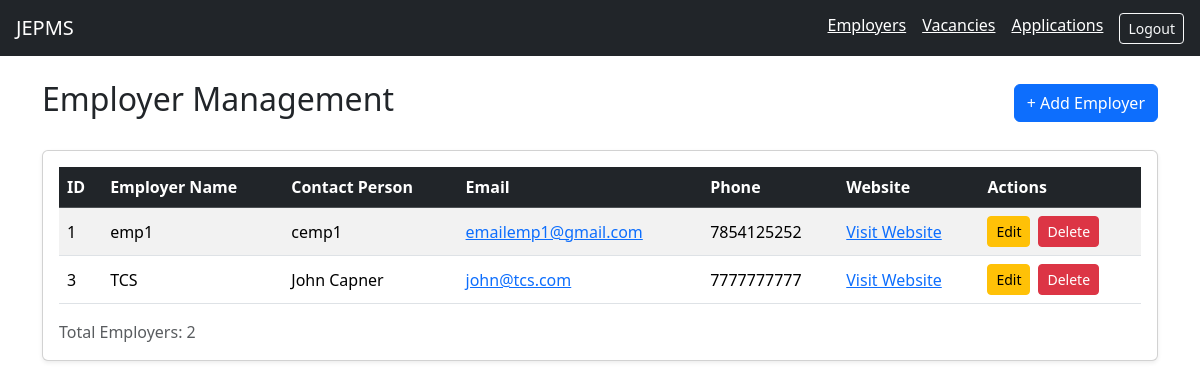
/employers/ (signed in), run on an earlier commit of the app's database.
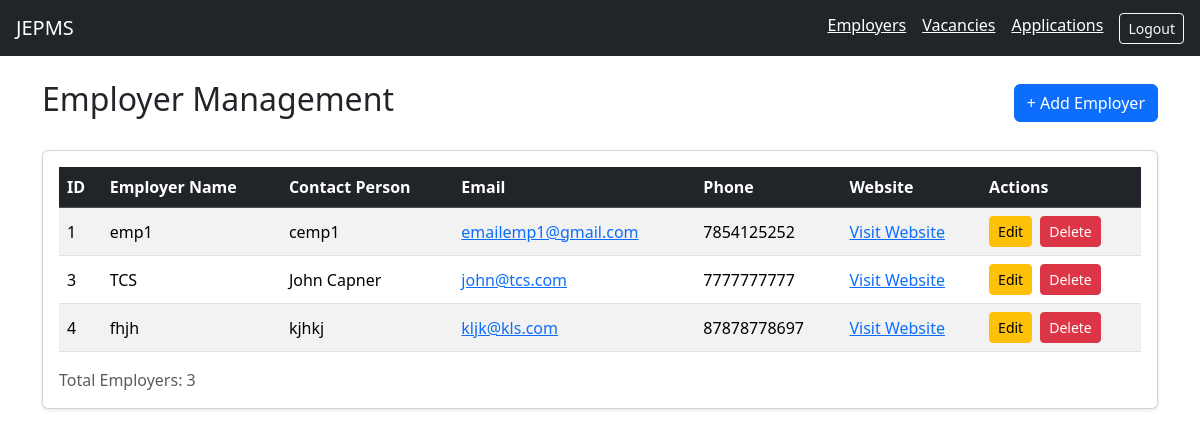
And on a later commit of the database.
### applications/models.py (models this page shows, shortened)
class Employer(models.Model):
    name = models.CharField(max_length=150)
    contact_name = models.CharField(max_length=100, blank=True)
    email = models.EmailField(blank=True)
    phone = models.CharField(max_length=20, blank=True)
    website = models.URLField(blank=True)
    notes = models.TextField(blank=True)

### applications/views.py (the view)
# urls.py: path("employers/", views.employer_list, name="employer_list"),
@login_required
def employer_list(request):
    return render(request, "employers/list.html", {
        "employers": Employer.objects.all(),
    })

### templates/employers/list.html (shortened to what this page needs)
{% extends "base.html" %}
{% block content %}
<div class="d-flex justify-content-between align-items-center mb-4">
    <h2>Employer Management</h2>
    <a href="{% url 'employer_add' %}" class="btn btn-primary">
        + Add Employer
    </a>
</div>
<div class="card shadow-sm">
    <div class="card-body">
        <div class="table-responsive">
            <table class="table table-striped table-hover align-middle">
                <thead class="table-dark">
                    <tr>
                        <th>ID</th>
                        <th>Employer Name</th>
                        <th>Contact Person</th>
                        <th>Email</th>
                        <th>Phone</th>
                        <th>Website</th>
                        <th>Actions</th>
                    </tr>
                </thead>
                <tbody>
                    {% for employer in employers %}
                    <tr>
                        <td>{{ employer.id }}</td>
                        <td>{{ employer.name }}</td>
                        <td>{{ employer.contact_name|default:"-" }}</td>
                        <td>
                            {% if employer.email %}
                                <a href="mailto:{{ employer.email }}">
                                    {{ employer.email }}
                                </a>
                            {% else %}
                                -
                            {% endif %}
                        </td>
                        <td>{{ employer.phone|default:"-" }}</td>
                        <td>
                            {% if employer.website %}
                                <a href="{{ employer.website }}"
                                   target="_blank"
                                   rel="noopener noreferrer">
                                    Visit Website
                                </a>
                            {% else %}
                                -
                            {% endif %}
                        </td>
                        <td>
                            <div class="d-flex gap-2">
                                <a href="{% url 'employer_edit' employer.pk %}"
                                   class="btn btn-sm btn-warning">
                                    Edit
                                </a>
                                <a href="{% url 'employer_delete' employer.pk %}"
                                   class="btn btn-sm btn-danger">
                                    Delete
                                </a>
                            </div>
                        </td>
                    </tr>
                    {% endfor %}
                </tbody>
            </table>
        </div>
        <p class="text-muted mb-0">
            Total Employers: {{ employers|length }}
        </p>
    </div>
</div>
{% endblock %}

What changed in the data, as far as the page shows it:
added Employer: id "4", name "fhjh", contact_name "kjhkj", email "kljk@kls.com", phone "87878778697"
Also different on the page:
{{ employers|length }}: "2" → "3"
